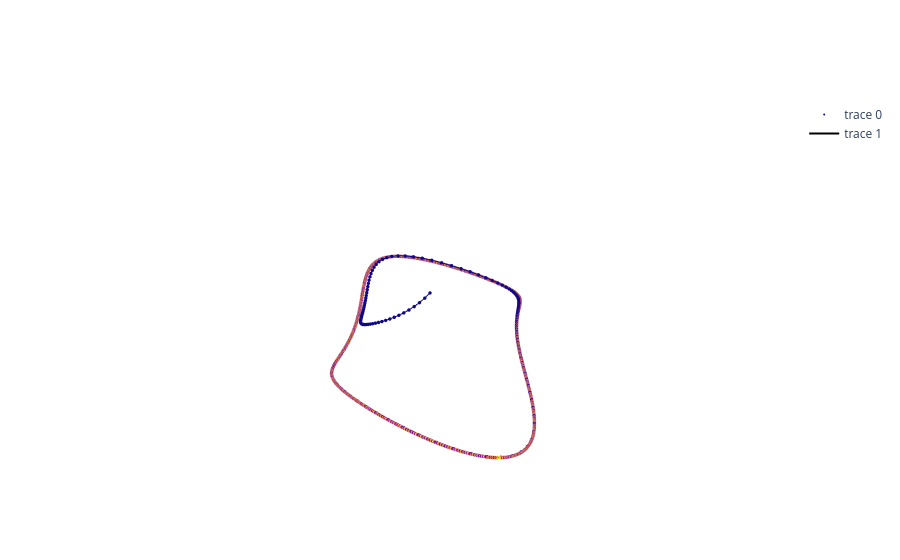

The notebook cell this image was saved under:
### Markdown cell above
### Periodic: Van der Pol

### Code cell
dt = 0.05
states_np = run_map(tf.constant([1.0, 1.0, 2.0]), van_der_pol_map, steps=5000, step_size=dt)
plot_attractors(states_np)

### Figure 1 — Plotly figure (JSON) as saved in the notebook; plotly's stock layout.template omitted (floating-point values rounded to 4 significant figures; data arrays with more than 128 entries replaced by an {"elided": "..."} marker saying what was removed)
{"data": [{"marker": {"color": {"elided": "5000 int values"}, "colorscale": [[0, "#0d0887"], [0.1111, "#46039f"], [0.2222, "#7201a8"], [0.3333, "#9c179e"], [0.4444, "#bd3786"], [0.5556, "#d8576b"], [0.6667, "#ed7953"], [0.7778, "#fb9f3a"], [0.8889, "#fdca26"], [1, "#f0f921"]], "opacity": 1, "size": 2}, "mode": "markers", "type": "scatter3d", "x": {"elided": "5000 float values"}, "y": {"elided": "5000 float values"}, "z": {"elided": "5000 float values"}}, {"line": {"color": {"elided": "5000 int values"}, "colorscale": [[0, "#0d0887"], [0.1111, "#46039f"], [0.2222, "#7201a8"], [0.3333, "#9c179e"], [0.4444, "#bd3786"], [0.5556, "#d8576b"], [0.6667, "#ed7953"], [0.7778, "#fb9f3a"], [0.8889, "#fdca26"], [1, "#f0f921"]]}, "mode": "lines", "type": "scatter3d", "x": {"elided": "5000 float values"}, "y": {"elided": "5000 float values"}, "z": {"elided": "5000 float values"}}], "layout": {"scene": {"xaxis": {"visible": false}, "yaxis": {"visible": false}, "zaxis": {"visible": false}}}}
